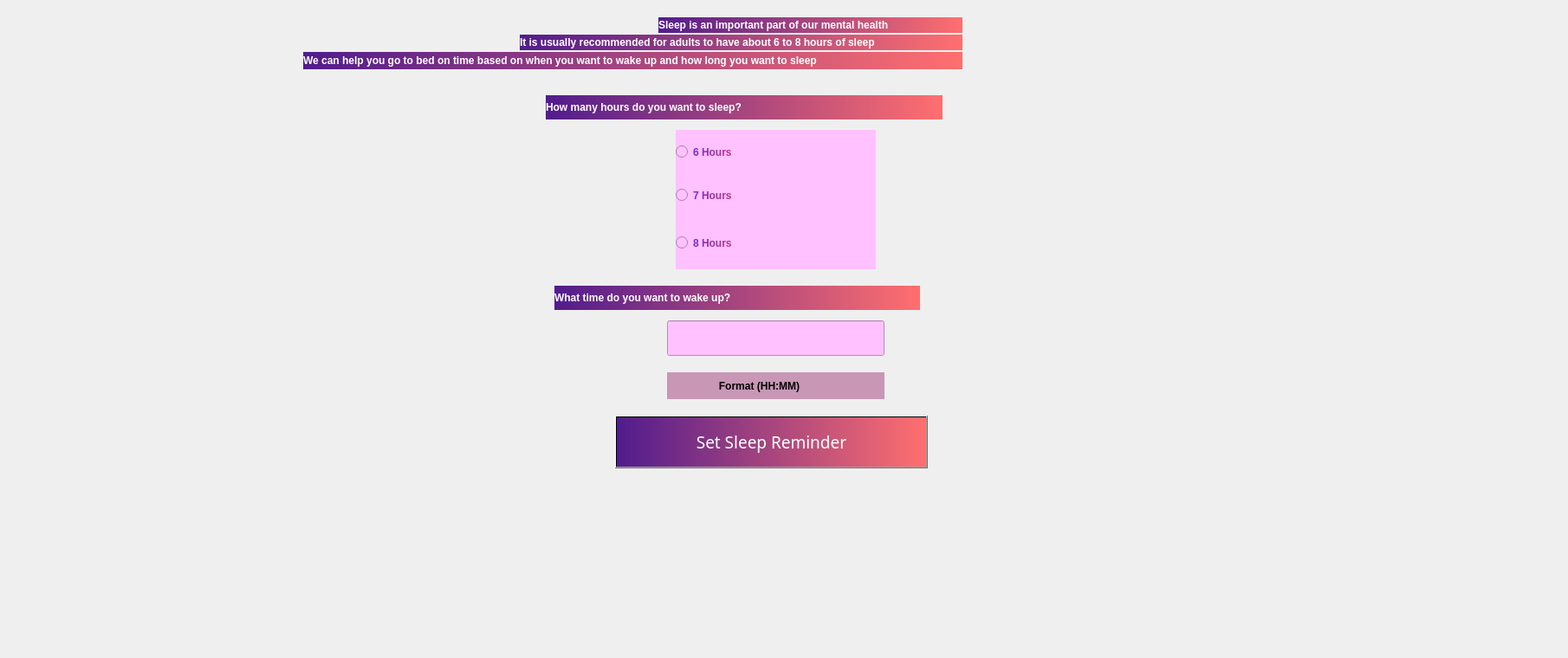
    <widget class="QWidget" name="tab_7">
     <attribute name="title">
      <string>Sleep reminder</string>
     </attribute>
     <widget class="QLabel" name="sleep_bg">
      <property name="geometry">
       <rect>
        <x>-660</x>
        <y>-10</y>
        <width>1801</width>
        <height>751</height>
       </rect>
      </property>
      <property name="text">
       <string/>
      </property>
      <property name="pixmap">
       <pixmap>../Python/BG/sleep.jpg</pixmap>
      </property>
      <property name="scaledContents">
       <bool>true</bool>
      </property>
     </widget>
     <widget class="QPushButton" name="sleep_btn">
      <property name="geometry">
       <rect>
        <x>710</x>
        <y>480</y>
        <width>361</width>
        <height>61</height>
       </rect>
      </property>
      <property name="font">
       <font>
        <family>Berlin Sans FB Demi</family>
        <pointsize>14</pointsize>
        <weight>9</weight>
        <italic>false</italic>
        <bold>false</bold>
       </font>
      </property>
      <property name="toolTip">
       <string>&lt;html&gt;&lt;head/&gt;&lt;body&gt;&lt;p&gt;&lt;span style=&quot; font-size:8pt; font-weight:600;&quot;&gt;Turn on&lt;/span&gt;&lt;/p&gt;&lt;/body&gt;&lt;/html&gt;</string>
      </property>
      <property name="styleSheet">
       <string notr="true">background-color: qlineargradient(spread:pad, x1:0, y1:0, x2:1, y2:0, stop:0 rgba(81, 28, 141, 255), stop:1 rgba(255, 111, 111, 255));
font: 75 14pt &quot;Berlin Sans FB Demi&quot;;
color: rgb(255, 255, 255);</string>
      </property>
      <property name="text">
       <string>Set Sleep Reminder</string>
      </property>
     </widget>
     <widget class="QLabel" name="information_label_3">
      <property name="geometry">
       <rect>
        <x>760</x>
        <y>20</y>
        <width>351</width>
        <height>18</height>
       </rect>
      </property>
      <property name="styleSheet">
       <string notr="true">background-color: qlineargradient(spread:pad, x1:0, y1:0, x2:1, y2:0, stop:0 rgba(81, 28, 141, 255), stop:1 rgba(255, 111, 111, 255));
font: 75 9.7pt &quot;Berlin Sans FB Demi&quot;;
font-weight: bold;
color: rgb(255, 255, 255);</string>
      </property>
      <property name="text">
       <string>Sleep is an important part of our mental health</string>
      </property>
     </widget>
     <widget class="QLabel" name="information_label_4">
      <property name="geometry">
       <rect>
        <x>600</x>
        <y>40</y>
        <width>511</width>
        <height>18</height>
       </rect>
      </property>
      <property name="styleSheet">
       <string notr="true">background-color: qlineargradient(spread:pad, x1:0, y1:0, x2:1, y2:0, stop:0 rgba(81, 28, 141, 255), stop:1 rgba(255, 111, 111, 255));
font: 75 9.7pt &quot;Berlin Sans FB Demi&quot;;
font-weight: bold;
color: rgb(255, 255, 255);</string>
      </property>
      <property name="text">
       <string>It is usually recommended for adults to have about 6 to 8 hours of sleep</string>
      </property>
     </widget>
     <widget class="QLabel" name="information_label_5">
      <property name="geometry">
       <rect>
        <x>350</x>
        <y>60</y>
        <width>761</width>
        <height>20</height>
       </rect>
      </property>
      <property name="styleSheet">
       <string notr="true">background-color: qlineargradient(spread:pad, x1:0, y1:0, x2:1, y2:0, stop:0 rgba(81, 28, 141, 255), stop:1 rgba(255, 111, 111, 255));
font: 75 9.7pt &quot;Berlin Sans FB Demi&quot;;
font-weight: bold;
color: rgb(255, 255, 255);</string>
      </property>
      <property name="text">
       <string>We can help you go to bed on time based on when you want to wake up and how long you want to sleep</string>
      </property>
     </widget>
     <widget class="QRadioButton" name="hours_6">
      <property name="geometry">
       <rect>
        <x>780</x>
        <y>150</y>
        <width>231</width>
        <height>51</height>
       </rect>
      </property>
      <property name="styleSheet">
       <string notr="true">font: 75 9.7pt &quot;Berlin Sans FB Demi&quot;;
font-weight: bold;
color: qlineargradient(spread:pad, x1:0, y1:0, x2:1, y2:0, stop:0 rgba(111, 39, 186, 241), stop:0.994737 rgba(170, 20, 119, 209));
background-color: rgb(255, 193, 255);</string>
      </property>
      <property name="text">
       <string>6 Hours</string>
      </property>
     </widget>
     <widget class="QRadioButton" name="hours_7">
      <property name="geometry">
       <rect>
        <x>780</x>
        <y>200</y>
        <width>231</width>
        <height>51</height>
       </rect>
      </property>
      <property name="styleSheet">
       <string notr="true">font: 75 9.7pt &quot;Berlin Sans FB Demi&quot;;
font-weight: bold;
color: qlineargradient(spread:pad, x1:0, y1:0, x2:1, y2:0, stop:0 rgba(111, 39, 186, 241), stop:0.994737 rgba(170, 20, 119, 209));
background-color: rgb(255, 193, 255);</string>
      </property>
      <property name="text">
       <string>7 Hours</string>
      </property>
     </widget>
     <widget class="QRadioButton" name="hours_8">
      <property name="geometry">
       <rect>
        <x>780</x>
        <y>250</y>
        <width>231</width>
        <height>61</height>
       </rect>
      </property>
      <property name="styleSheet">
       <string notr="true">font: 75 9.7pt &quot;Berlin Sans FB Demi&quot;;
font-weight: bold;
color: qlineargradient(spread:pad, x1:0, y1:0, x2:1, y2:0, stop:0 rgba(111, 39, 186, 241), stop:0.994737 rgba(170, 20, 119, 209));
background-color: rgb(255, 193, 255);</string>
      </property>
      <property name="text">
       <string>8 Hours</string>
      </property>
     </widget>
     <widget class="QLineEdit" name="wake_up_time">
      <property name="geometry">
       <rect>
        <x>770</x>
        <y>370</y>
        <width>251</width>
        <height>41</height>
       </rect>
      </property>
      <property name="styleSheet">
       <string notr="true">background-color: rgb(255, 193, 255);</string>
      </property>
      <property name="text">
       <string/>
      </property>
     </widget>
     <widget class="QLabel" name="information_label_6">
      <property name="geometry">
       <rect>
        <x>640</x>
        <y>330</y>
        <width>422</width>
        <height>28</height>
       </rect>
      </property>
      <property name="styleSheet">
       <string notr="true">background-color: qlineargradient(spread:pad, x1:0, y1:0, x2:1, y2:0, stop:0 rgba(81, 28, 141, 255), stop:1 rgba(255, 111, 111, 255));
font: 75 14pt &quot;MS Shell Dlg 2&quot;;
font-weight: bold;
color: rgb(255, 255, 255);</string>
      </property>
      <property name="text">
       <string>What time do you want to wake up?</string>
      </property>
     </widget>
     <widget class="QLabel" name="information_label_7">
      <property name="geometry">
       <rect>
        <x>630</x>
        <y>110</y>
        <width>458</width>
        <height>28</height>
       </rect>
      </property>
      <property name="styleSheet">
       <string notr="true">background-color: qlineargradient(spread:pad, x1:0, y1:0, x2:1, y2:0, stop:0 rgba(81, 28, 141, 255), stop:1 rgba(255, 111, 111, 255));
font: 75 14pt &quot;MS Shell Dlg 2&quot;;
font-weight: bold;
color: rgb(255, 255, 255);</string>
      </property>
      <property name="text">
       <string>How many hours do you want to sleep?</string>
      </property>
     </widget>
     <widget class="QLabel" name="wake_up_time_format">
      <property name="geometry">
       <rect>
        <x>770</x>
        <y>430</y>
        <width>251</width>
        <height>31</height>
       </rect>
      </property>
      <property name="styleSheet">
       <string notr="true">color: qlineargradient(spread:pad, x1:0, y1:0, x2:1, y2:0, stop:0 rgba(0, 0, 0, 227), stop:0.994737 rgba(0, 0, 0, 252));
font: 75 9.7pt &quot;Berlin Sans FB Demi&quot;;
font-weight: bold;
background-color: rgb(200, 151, 182);</string>
      </property>
      <property name="text">
       <string>                  Format (HH:MM)</string>
      </property>
     </widget>
    </widget>
